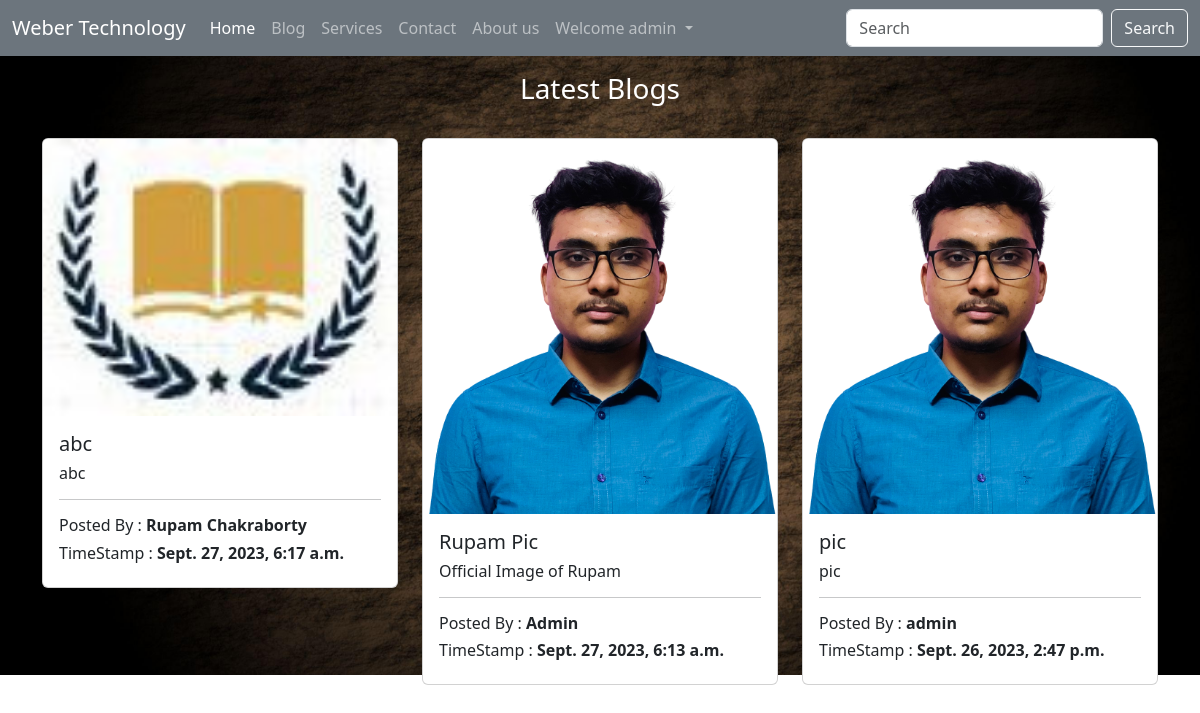
/blog (signed in), run on the app's committed database.
### app/models.py (models this page shows)
class Blogs(models.Model):
    title = models.CharField(max_length=100)
    description = models.TextField()
    authname = models.CharField(max_length=50)
    img = models.ImageField(upload_to='pics',  blank=True, null=True)
    timeStamp = models.DateTimeField(auto_now_add=True)
    def __str__(self):
        return f'Uploaded by {self.authname}'

### app/views.py (the view)
# urls.py: path('blog', views.handleblog, name = 'handleblog'),
def handleblog(request):
    if not request.user.is_authenticated:
        messages.warning(request, "Kindly Login")
        return redirect('/login')
    allPosts=Blogs.objects.all()
    context={'allPosts':allPosts}
    print(allPosts)
    return render(request,'blog.html',context)

### templates/blog.html (shortened to what this page needs)
{% extends 'base.html' %}
{% block body %}
<div class="container mt-3">
<h3 class="text-center text-white">Latest Blogs</h3>
<br>
    <div class="row row-cols-1 row-cols-md-3 g-4">
    {% for post in allPosts reversed %}
        <div class="col">
          <div class="card">
           <a href="{{post.img.url}}">  <img src="{{post.img.url}}" class="card-img-top" alt="..." /> </a>
            <div class="card-body">
              <h5 class="card-title">{{post.title}}</h5>
              <h6 class="card-text">
                {{post.description}}
              </h6>
               <hr>
               <h6>Posted By : <b>{{post.authname}}</b></h6>
               <h6>TimeStamp : <b>{{post.timeStamp}}</b></h6>
            </div>
          </div>
        </div>
    {% endfor %}
      </div>
</div>
{% endblock body %}

### templates/base.html (shortened to what this page needs)
{% load static %}
<!doctype html>
<html lang="en">
  <head>
    <link href="https://cdn.jsdelivr.net/npm/bootstrap@5.3.2/dist/css/bootstrap.min.css" rel="stylesheet">
    <link rel="stylesheet" media="screen and (max-width : 1170px)" href="{% static 'css/mobile.css' %}">
    <link rel="stylesheet" href="{% static 'css/main.css' %}">
  </head>
  <body>
    <nav class="navbar navbar-expand-lg navbar-dark bg-secondary">
        <div class="container-fluid">
          <a class="navbar-brand" href="/">Weber Technology</a>
          <div class="collapse navbar-collapse" id="navbarSupportedContent">
            <ul class="navbar-nav me-auto mb-2 mb-lg-0">
              <li class="nav-item">
                <a class="nav-link active" aria-current="page" href="/">Home</a>
              </li>
              <li class="nav-item">
                <a class="nav-link" href="/blog">Blog</a>
              </li>
              <li class="nav-item">
                <a class="nav-link" href="/services">Services</a>
              </li>
              <li class="nav-item">
                <a class="nav-link" href="/contact">Contact</a>
              </li>
              <li class="nav-item">
                <a class="nav-link" href="/about">About us</a>
              </li>
              {% if not request.user.is_authenticated %}
              <li class="nav-item dropdown">
                <a class="nav-link dropdown-toggle" href="#" role="button" data-bs-toggle="dropdown" aria-expanded="false">
                  New User?
                </a>
                <ul class="dropdown-menu">
                  <li><a class="dropdown-item" href="/login">Login</a></li>
                  <li><a class="dropdown-item" href="/signup">Signup</a></li>
                  <!-- <li><hr class="dropdown-divider"></li>
                  <li><a class="dropdown-item" href="/logout">Logout</a></li> -->
                </ul>
              </li>
              {% else %}
              <li class="nav-item dropdown">
                <a class="nav-link dropdown-toggle" href="#" role="button" data-bs-toggle="dropdown" aria-expanded="false">
                  Welcome {{request.user}}
                </a>
              </li>
              {% endif %}
            </ul>
            <form class="d-flex" action="/search" method="get" role="search">
              <input class="form-control me-2" type="search" placeholder="Search" aria-label="Search" name="search">
              <button class="btn btn-outline-light" type="submit">Search</button>
            </form>
          </div>
        </div>
      </nav>
      {% block body %}
      {% endblock body %}
  </body>
</html>

### static/css/mobile.css (style rules this page uses)
body { background-color: black; }

### static/css/main.css (style rules this page uses)
body { background-image: url('../images/bg3.jpg'); background-repeat: no-repeat; background-size: 100%; }

### data on the page
Blogs: img (picture), title "abc", description "abc", authname "Rupam Chakraborty", timeStamp "Sept. 27, 2023, 6:17 a.m."
Blogs: img (picture), title "Rupam Pic", description "Official Image of Rupam", authname "Admin", timeStamp "Sept. 27, 2023, 6:13 a.m."
Blogs: img (picture), title "pic", description "pic", authname "admin", timeStamp "Sept. 26, 2023, 2:47 p.m."

### other printed values
{{ request.user }} "admin"
